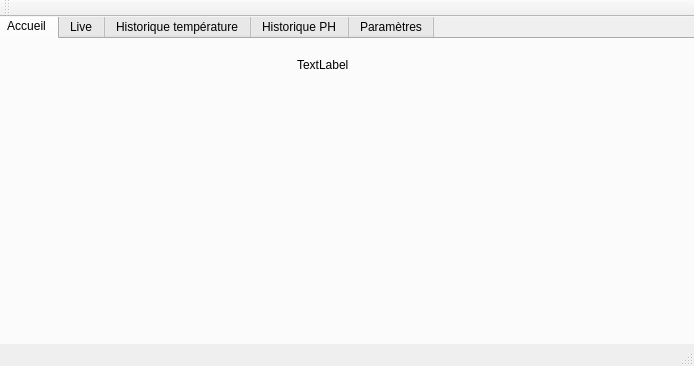
<?xml version="1.0" encoding="UTF-8"?>
<ui version="4.0">
 <class>MainWindow</class>
 <widget class="QMainWindow" name="MainWindow">
  <property name="geometry">
   <rect>
    <x>0</x>
    <y>0</y>
    <width>694</width>
    <height>366</height>
   </rect>
  </property>
  <property name="windowTitle">
   <string>MainWindow</string>
  </property>
  <widget class="QWidget" name="centralWidget">
   <widget class="QTabWidget" name="tabWidget">
    <property name="geometry">
     <rect>
      <x>-5</x>
      <y>-4</y>
      <width>701</width>
      <height>351</height>
     </rect>
    </property>
    <property name="toolTip">
     <string>&lt;html&gt;&lt;head/&gt;&lt;body&gt;&lt;p&gt;ee&lt;/p&gt;&lt;/body&gt;&lt;/html&gt;</string>
    </property>
    <property name="currentIndex">
     <number>0</number>
    </property>
    <widget class="QWidget" name="Accueil">
     <attribute name="title">
      <string>Accueil</string>
     </attribute>
     <widget class="QLabel" name="label_welcome">
      <property name="geometry">
       <rect>
        <x>300</x>
        <y>10</y>
        <width>181</width>
        <height>31</height>
       </rect>
      </property>
      <property name="text">
       <string>TextLabel</string>
      </property>
     </widget>
    </widget>
    <widget class="QWidget" name="Live">
     <attribute name="title">
      <string>Live</string>
     </attribute>
    </widget>
    <widget class="QWidget" name="HistoTempe">
     <attribute name="title">
      <string>Historique température</string>
     </attribute>
     <widget class="QCustomPlot" name="TempPlot" native="true">
      <property name="geometry">
       <rect>
        <x>39</x>
        <y>29</y>
        <width>621</width>
        <height>141</height>
       </rect>
      </property>
     </widget>
     <widget class="QGroupBox" name="groupBoxTempe">
      <property name="geometry">
       <rect>
        <x>40</x>
        <y>180</y>
        <width>621</width>
        <height>121</height>
       </rect>
      </property>
      <property name="title">
       <string>Actions</string>
      </property>
      <widget class="QLabel" name="label">
       <property name="geometry">
        <rect>
         <x>30</x>
         <y>40</y>
         <width>91</width>
         <height>21</height>
        </rect>
       </property>
       <property name="text">
        <string>Température</string>
       </property>
      </widget>
      <widget class="QLabel" name="label_2">
       <property name="geometry">
        <rect>
         <x>30</x>
         <y>80</y>
         <width>91</width>
         <height>21</height>
        </rect>
       </property>
       <property name="text">
        <string>Ajout de pH</string>
       </property>
      </widget>
      <widget class="QLabel" name="label_3">
       <property name="geometry">
        <rect>
         <x>380</x>
         <y>60</y>
         <width>91</width>
         <height>21</height>
        </rect>
       </property>
       <property name="text">
        <string>Lumière</string>
       </property>
      </widget>
      <widget class="QSlider" name="temperature_slider">
       <property name="geometry">
        <rect>
         <x>140</x>
         <y>40</y>
         <width>160</width>
         <height>19</height>
        </rect>
       </property>
       <property name="orientation">
        <enum>Qt::Horizontal</enum>
       </property>
      </widget>
      <widget class="QLabel" name="label_temp">
       <property name="geometry">
        <rect>
         <x>180</x>
         <y>20</y>
         <width>61</width>
         <height>15</height>
        </rect>
       </property>
       <property name="text">
        <string>TextLabel</string>
       </property>
      </widget>
      <widget class="QPushButton" name="btn_ph">
       <property name="geometry">
        <rect>
         <x>170</x>
         <y>80</y>
         <width>92</width>
         <height>27</height>
        </rect>
       </property>
       <property name="text">
        <string>On</string>
       </property>
      </widget>
      <widget class="QPushButton" name="btn_light">
       <property name="geometry">
        <rect>
         <x>470</x>
         <y>60</y>
         <width>92</width>
         <height>27</height>
        </rect>
       </property>
       <property name="text">
        <string>On</string>
       </property>
      </widget>
     </widget>
    </widget>
    <widget class="QWidget" name="HistoPH">
     <attribute name="title">
      <string>Historique PH</string>
     </attribute>
     <widget class="QCustomPlot" name="PhPlot" native="true">
      <property name="geometry">
       <rect>
        <x>50</x>
        <y>20</y>
        <width>621</width>
        <height>141</height>
       </rect>
      </property>
     </widget>
     <widget class="QGroupBox" name="groupBox_PH">
      <property name="geometry">
       <rect>
        <x>51</x>
        <y>171</y>
        <width>621</width>
        <height>121</height>
       </rect>
      </property>
      <property name="title">
       <string>Actions</string>
      </property>
      <widget class="QLabel" name="label_4">
       <property name="geometry">
        <rect>
         <x>30</x>
         <y>40</y>
         <width>91</width>
         <height>21</height>
        </rect>
       </property>
       <property name="text">
        <string>Ph</string>
       </property>
      </widget>
      <widget class="QLabel" name="label_5">
       <property name="geometry">
        <rect>
         <x>30</x>
         <y>80</y>
         <width>91</width>
         <height>21</height>
        </rect>
       </property>
       <property name="text">
        <string>Ajout de pH</string>
       </property>
      </widget>
      <widget class="QLabel" name="label_6">
       <property name="geometry">
        <rect>
         <x>380</x>
         <y>60</y>
         <width>91</width>
         <height>21</height>
        </rect>
       </property>
       <property name="text">
        <string>Lumière</string>
       </property>
      </widget>
      <widget class="QSlider" name="ph_slider">
       <property name="geometry">
        <rect>
         <x>140</x>
         <y>40</y>
         <width>160</width>
         <height>19</height>
        </rect>
       </property>
       <property name="orientation">
        <enum>Qt::Horizontal</enum>
       </property>
      </widget>
      <widget class="QLabel" name="label_ph">
       <property name="geometry">
        <rect>
         <x>180</x>
         <y>20</y>
         <width>61</width>
         <height>15</height>
        </rect>
       </property>
       <property name="text">
        <string>TextLabel</string>
       </property>
      </widget>
      <widget class="QPushButton" name="btn_ph_2">
       <property name="geometry">
        <rect>
         <x>170</x>
         <y>80</y>
         <width>92</width>
         <height>27</height>
        </rect>
       </property>
       <property name="text">
        <string>On</string>
       </property>
      </widget>
      <widget class="QPushButton" name="btn_light_2">
       <property name="geometry">
        <rect>
         <x>470</x>
         <y>60</y>
         <width>92</width>
         <height>27</height>
        </rect>
       </property>
       <property name="text">
        <string>On</string>
       </property>
      </widget>
     </widget>
    </widget>
    <widget class="QWidget" name="Parametres">
     <attribute name="title">
      <string>Paramètres</string>
     </attribute>
     <widget class="QGroupBox" name="parametre_min_ph">
      <property name="geometry">
       <rect>
        <x>20</x>
        <y>20</y>
        <width>621</width>
        <height>71</height>
       </rect>
      </property>
      <property name="title">
       <string>Valeurs minimum</string>
      </property>
      <widget class="QLabel" name="label_7">
       <property name="geometry">
        <rect>
         <x>30</x>
         <y>40</y>
         <width>91</width>
         <height>21</height>
        </rect>
       </property>
       <property name="text">
        <string>Température</string>
       </property>
      </widget>
      <widget class="QLabel" name="label_9">
       <property name="geometry">
        <rect>
         <x>370</x>
         <y>40</y>
         <width>91</width>
         <height>21</height>
        </rect>
       </property>
       <property name="text">
        <string>PH</string>
       </property>
      </widget>
      <widget class="QSlider" name="temperature_min">
       <property name="geometry">
        <rect>
         <x>140</x>
         <y>40</y>
         <width>160</width>
         <height>19</height>
        </rect>
       </property>
       <property name="orientation">
        <enum>Qt::Horizontal</enum>
       </property>
      </widget>
      <widget class="QLabel" name="label_temp_min">
       <property name="geometry">
        <rect>
         <x>180</x>
         <y>20</y>
         <width>61</width>
         <height>15</height>
        </rect>
       </property>
       <property name="text">
        <string>TextLabel</string>
       </property>
      </widget>
      <widget class="QDoubleSpinBox" name="ph_min">
       <property name="geometry">
        <rect>
         <x>480</x>
         <y>40</y>
         <width>62</width>
         <height>22</height>
        </rect>
       </property>
      </widget>
     </widget>
     <widget class="QGroupBox" name="parametre_max_ph">
      <property name="geometry">
       <rect>
        <x>20</x>
        <y>100</y>
        <width>621</width>
        <height>81</height>
       </rect>
      </property>
      <property name="title">
       <string>Valeurs maximum</string>
      </property>
      <widget class="QLabel" name="label_8">
       <property name="geometry">
        <rect>
         <x>30</x>
         <y>40</y>
         <width>91</width>
         <height>21</height>
        </rect>
       </property>
       <property name="text">
        <string>Température</string>
       </property>
      </widget>
      <widget class="QLabel" name="label_10">
       <property name="geometry">
        <rect>
         <x>370</x>
         <y>40</y>
         <width>91</width>
         <height>21</height>
        </rect>
       </property>
       <property name="text">
        <string>PH</string>
       </property>
      </widget>
      <widget class="QSlider" name="temperature_max">
       <property name="geometry">
        <rect>
         <x>140</x>
         <y>40</y>
         <width>160</width>
         <height>19</height>
        </rect>
       </property>
       <property name="minimum">
        <number>3</number>
       </property>
       <property name="tracking">
        <bool>true</bool>
       </property>
       <property name="orientation">
        <enum>Qt::Horizontal</enum>
       </property>
      </widget>
      <widget class="QLabel" name="label_temp_max">
       <property name="geometry">
        <rect>
         <x>180</x>
         <y>20</y>
         <width>61</width>
         <height>15</height>
        </rect>
       </property>
       <property name="text">
        <string>TextLabel</string>
       </property>
      </widget>
      <widget class="QDoubleSpinBox" name="PH_max">
       <property name="geometry">
        <rect>
         <x>480</x>
         <y>40</y>
         <width>62</width>
         <height>22</height>
        </rect>
       </property>
      </widget>
     </widget>
     <widget class="QGroupBox" name="parametre_max_ph_2">
      <property name="geometry">
       <rect>
        <x>20</x>
        <y>200</y>
        <width>621</width>
        <height>111</height>
       </rect>
      </property>
      <property name="title">
       <string>Configuration alertes</string>
      </property>
      <widget class="QLabel" name="label_15">
       <property name="geometry">
        <rect>
         <x>40</x>
         <y>60</y>
         <width>91</width>
         <height>21</height>
        </rect>
       </property>
       <property name="text">
        <string>Email</string>
       </property>
      </widget>
      <widget class="QCheckBox" name="checkBoxNotification">
       <property name="geometry">
        <rect>
         <x>50</x>
         <y>20</y>
         <width>431</width>
         <height>17</height>
        </rect>
       </property>
       <property name="text">
        <string>Autoriser l'envoi d'email de notification en cas de valeurs minimum/maximum atteintes</string>
       </property>
      </widget>
      <widget class="QPushButton" name="ValidationEmail">
       <property name="geometry">
        <rect>
         <x>530</x>
         <y>60</y>
         <width>75</width>
         <height>23</height>
        </rect>
       </property>
       <property name="text">
        <string>OK</string>
       </property>
      </widget>
      <widget class="QLabel" name="AlerteEmail">
       <property name="geometry">
        <rect>
         <x>270</x>
         <y>90</y>
         <width>251</width>
         <height>16</height>
        </rect>
       </property>
       <property name="text">
        <string>TextLabel</string>
       </property>
      </widget>
      <widget class="QLineEdit" name="email">
       <property name="geometry">
        <rect>
         <x>130</x>
         <y>60</y>
         <width>331</width>
         <height>20</height>
        </rect>
       </property>
      </widget>
     </widget>
    </widget>
   </widget>
  </widget>
  <widget class="QToolBar" name="mainToolBar">
   <attribute name="toolBarArea">
    <enum>TopToolBarArea</enum>
   </attribute>
   <attribute name="toolBarBreak">
    <bool>false</bool>
   </attribute>
  </widget>
  <widget class="QStatusBar" name="statusBar"/>
 </widget>
 <layoutdefault spacing="6" margin="11"/>
 <customwidgets>
  <customwidget>
   <class>QCustomPlot</class>
   <extends>QWidget</extends>
   <header>qcustomplot.h</header>
   <container>1</container>
  </customwidget>
 </customwidgets>
 <resources/>
 <connections/>
</ui>
